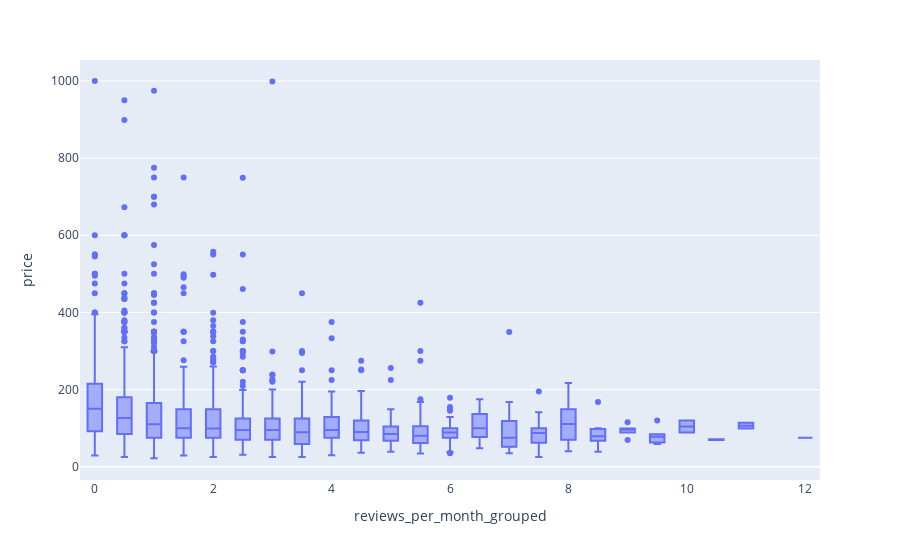

Notebook code cell kept with this figure:
### Code cell
fig = px.box(seatle_listings_clean, x='reviews_per_month_grouped', y='price')
fig.show()

### Figure 1 — Plotly figure (JSON) as saved in the notebook; plotly's stock layout.template omitted (floating-point values rounded to 4 significant figures; data arrays with more than 128 entries replaced by an {"elided": "..."} marker saying what was removed)
{"data": [{"alignmentgroup": "True", "hovertemplate": "reviews_per_month_grouped=%{x}<br>price=%{y}<extra></extra>", "legendgroup": "", "marker": {"color": "#636efa"}, "name": "", "notched": false, "offsetgroup": "", "orientation": "v", "showlegend": false, "type": "box", "x": {"elided": "3818 float values"}, "x0": " ", "xaxis": "x", "y": {"elided": "3818 int values"}, "y0": " ", "yaxis": "y"}], "layout": {"boxmode": "group", "legend": {"tracegroupgap": 0}, "margin": {"t": 60}, "xaxis": {"anchor": "y", "domain": [0, 1], "title": {"text": "reviews_per_month_grouped"}}, "yaxis": {"anchor": "x", "domain": [0, 1], "title": {"text": "price"}}}}
